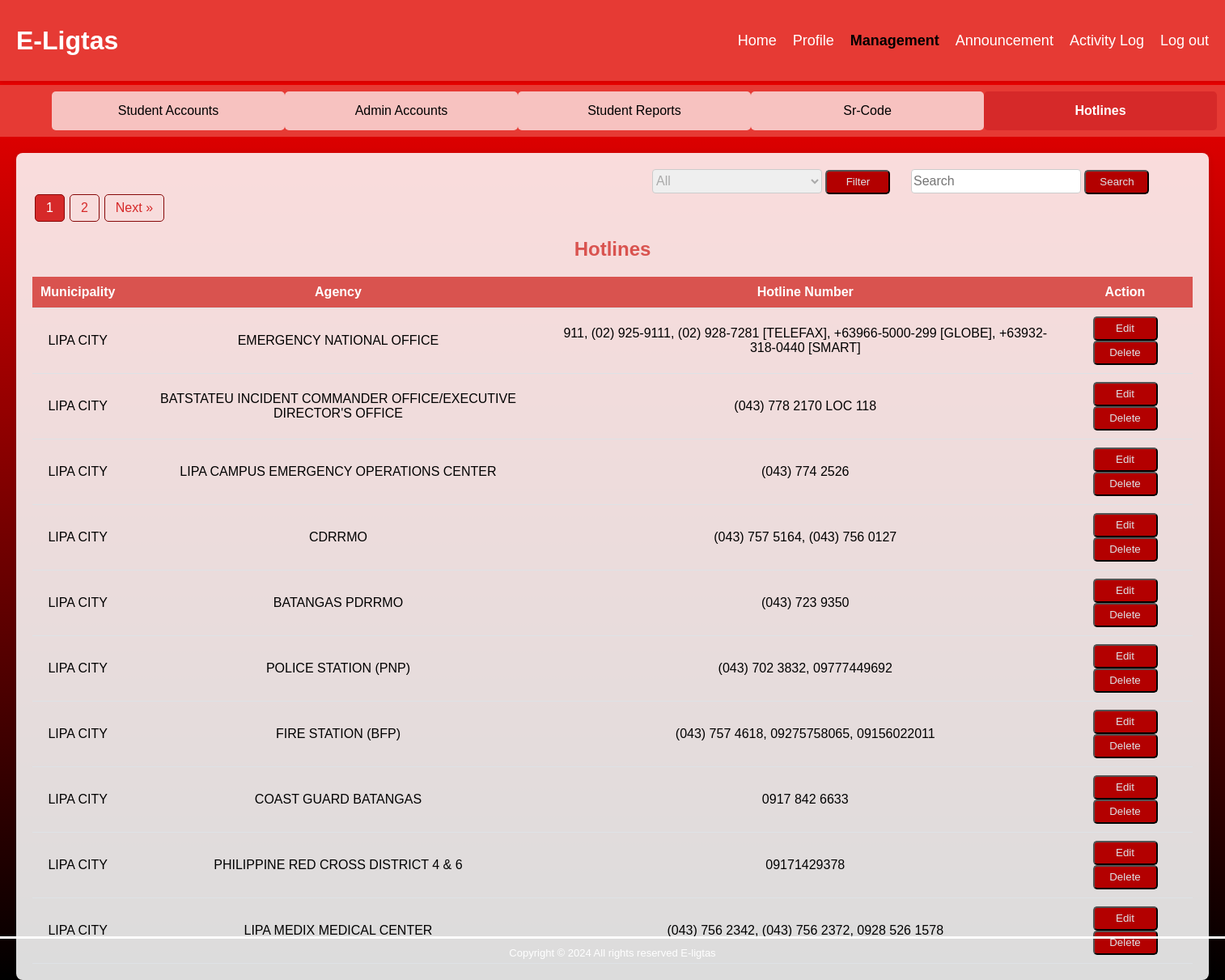
Page /hotline.php on the committed database.
### tables this page shows
CREATE TABLE `hotline` (
  `hotlineID` int(11) NOT NULL,
  `municipality` varchar(50) DEFAULT NULL,
  `agency` varchar(100) DEFAULT NULL,
  `hotlineNumber` varchar(250) DEFAULT NULL
);

### hotline.php (the view, shortened to what this page needs)
<?php
include 'db.php';
$itemsPerPage = 10;
$currentPage = isset($_GET['page']) ? (int)$_GET['page'] : 1;
$offset = ($currentPage - 1) * $itemsPerPage;
$municipality = isset($_GET['municipality']) ? $_GET['municipality'] : 'all';
$searchTerm = isset($_GET['searchTerm']) ? trim($_GET['searchTerm']) : '';
$countSql = "SELECT COUNT(*) AS total FROM hotline WHERE 1=1";
$stmt = mysqli_prepare($conn, $countSql);
mysqli_stmt_execute($stmt);
$result = mysqli_stmt_get_result($stmt);
$totalItems = mysqli_fetch_assoc($result)['total'];
$totalPages = ceil($totalItems / $itemsPerPage);
$dataSql = "SELECT * FROM hotline WHERE 1=1";
$params = [];
$dataSql .= " LIMIT ?, ?";
$params[] = $offset;
$params[] = $itemsPerPage;
$stmt = mysqli_prepare($conn, $dataSql);
if (!empty($params)) {
    $types = str_repeat("s", count($params) - 2) . "ii";
    mysqli_stmt_bind_param($stmt, $types, ...$params);
}
mysqli_stmt_execute($stmt);
$fetchResult = mysqli_stmt_get_result($stmt);
$hotlines = [];
if ($fetchResult && mysqli_num_rows($fetchResult) > 0) {
    while ($hotline = mysqli_fetch_assoc($fetchResult)) {
        $hotlines[] = $hotline;
    }
}
?>
<!DOCTYPE html>
<html lang="en">
<head>
    <link rel="stylesheet" href="https://cdnjs.cloudflare.com/ajax/libs/font-awesome/4.7.0/css/font-awesome.min.css">
    <link rel="stylesheet" href="style/management/srcode.css">
</head>
<body>
    <section>
        <nav class="navbar">
            <div class="navbar-brand-container" style="gap: 1rem;">
                <a class="navbar-brand" style="font-size: xx-large;" href="#">E-Ligtas</a>
            </div>
            <ul class="navbar-nav">
                <li class="nav-item"><a class="nav-link" href="adminDashboard.html">Home</a></li>
                <li class="nav-item"><a class="nav-link" href="adminProfile.html">Profile</a></li>
                <li class="nav-item"><a class="nav-link active" href="management.html">Management</a></li>
                <li class="nav-item"><a class="nav-link" href="announcement.html">Announcement</a></li>
                <li class="nav-item"><a class="nav-link" href="adminLog.html">Activity Log</a></li>
                <li class="nav-item"><a class="nav-link" href="" onclick="return confirmLogout()">Log out</a></li>
            </ul>
        </nav>
    </section>
    <center>
    <section class="management">
            <div><a class="link" href="studentAccounts.php">Student Accounts</a></div>
            <div><a class="link" href="adminAccounts.php">Admin Accounts</a></div>
            <div><a class="link" href="studentReports.php">Student Reports</a></div>
            <div><a class="link" href="srcode.php">Sr-Code</a></div>
            <div><a class="link active" href="hotline.php">Hotlines</a></div>
        </section>
    </center>
    <section class="main">
        <form class="form" method="GET" action="">
            <div class="form-group" style="width: 300px;">
                <select id="municipality" name="municipality" required>
                    <option value="all" <?php if ($municipality === 'all') echo 'selected'; ?>>All</option>
                </select>
                <button type="submit" name="filter">Filter</button>
            </div>
            <div class="form-group" style="width: 300px;">
                <input type="text" name="searchTerm" placeholder="Search" value="<?php echo htmlspecialchars($searchTerm); ?>">
                <button type="submit" name="search">Search</button>
            </div>
        </form>
        <div class="pagination">
            <?php
            $startPage = max(1, $currentPage - 1);
            $endPage = min($totalPages, $currentPage + 1);
            if ($currentPage === 1) {
                $endPage = min(2, $totalPages);
            } elseif ($currentPage === $totalPages) {
                $startPage = max(1, $totalPages - 1);
            }
            for ($i = $startPage; $i <= $endPage; $i++): ?>
                <a href="?page=<?php echo $i; ?>" class="<?php echo ($i === $currentPage) ? 'active' : ''; ?>">
                    <?php echo $i; ?>
                </a>
            <?php endfor; ?>
            <?php if ($currentPage < $totalPages): ?>
                <a href="?page=<?php echo $currentPage + 1; ?>">Next &raquo;</a>
            <?php endif; ?>
        </div>
        <h1>Hotlines</h1>
        <?php if (count($hotlines) > 0): ?>
            <table>
                <thead>
                    <tr>
                        <th>Municipality</th>
                        <th>Agency</th>
                        <th>Hotline Number</th>
                        <th>Action</th>
                    </tr>
                </thead>
                <tbody>
                    <?php foreach ($hotlines as $hotline): ?>
                        <tr>
                            <td><?php echo htmlspecialchars($hotline['municipality']); ?></td>
                            <td><?php echo htmlspecialchars($hotline['agency']); ?></td>
                            <td><?php echo htmlspecialchars($hotline['hotlineNumber']); ?></td>
                            <td>
                                <form action="editHotline.php" method="GET" style="display:inline;">
                                    <button type="submit">Edit</button>
                                </form>
                                <form action="deleteHotline.php" method="POST" style="display:inline;"
                                    onsubmit="return confirm('Are you sure you want to delete this hotline?');">
                                    <button type="submit">Delete</button>
                                </form>
                            </td>
                        </tr>
                    <?php endforeach; ?>
                </tbody>
            </table>
        <?php else: ?>
            <p>No Hotline found.</p>
        <?php endif; ?>
    </section>
    <center>
        <footer class="footer" style="text-align: center; padding: 1rem 0;">
            <hr style="height: 0.2rem; background-color: rgb(253, 253, 253); width: 100%; border: none; margin: auto;"/>
            <p style="color: rgb(255, 255, 255); margin: 10px 0; font-size: small;">
                Copyright &copy; 2024 All rights reserved E-ligtas
            </p>
        </footer>
    </center>
</body>
</html>

### style/management/srcode.css (style rules this page uses)
html, body { margin: 0; height: 100%; }
body { margin: 0; background: linear-gradient(to bottom, red, black); background-size: cover; background-position: center; background-repeat: no-repeat; background-attachment: fixed; font-family: Arial, Helvetica, sans-serif; }
.navbar { font-size: .2rem; color: #ffffff; height: 5rem; display: flex; justify-content: space-between; align-items: center; background-color: #e63a34; padding: 10px 20px; box-shadow: 0 2px 4px rgba(0, 0, 0, 0.1); }
.navbar-brand-container { display: flex; align-items: center; }
.navbar-brand { font-weight: bold; font-size: .5rem; color: #ffffff; text-decoration: none; }
.navbar-nav { list-style: none; margin: 0; padding: 0; display: flex; }
.nav-item { margin-left: 20px; }
.nav-link { font-size: large; color: #ffffff; position: relative; text-decoration: none; color: inherit; transition: background-color 0.3s ease, color 0.3s ease; }
.nav-link::after { content: ''; display: block; height: 2px; background-color: currentColor; position: absolute; left: 0; bottom: -5px; width: 0; transition: width 0.3s ease; }
.nav-link.active { color: black; font-weight: bold; border-radius: 5px; }
.footer { color: white; text-align: center; padding: 10px 0; position: absolute; left: 0; bottom: 0; width: 100%; }
.management { margin-top: .3rem; background-color:#e63a34; height: 4rem; display: flex; justify-content: space-between; align-items: center; padding: 0 4rem 0 4rem; }
.management a { display: flex; justify-content: center; align-items: center; background-color: #ffffffb0 ; gap: 1rem; height: 3rem; width: 18rem; margin: 0; padding: 0; text-decoration: none; color:#000000; border-radius: 5px; }
.main { margin: 20px; padding: 20px; background-color: rgba(255, 255, 255, 0.863); border-radius: 8px; box-shadow: 0 2px 10px rgba(0, 0, 0, 0.1); }
h1 { color: #d9534f; text-align: center; }
table { width: 100%; border-collapse: collapse; margin-top: 20px; }
th, td { padding: 10px; text-align: center; border-bottom: 1px solid #dee2e6; }
th { background-color: #d9534f; color: white; }
p { text-align: center; color: #d9534f; }
.link.active { background-color:#d62929; color: white; font-weight: bold; border-radius: 5px; }
button { color: #dee2e6; height: 30px; width: 80px; background-color: #b30000; border-radius: 5px; cursor: pointer; }
.form { display:flex; gap: 20px; align-items: center; justify-content: end; margin-right: 3rem; }
select, input { width: 70%; height: 30px; border: 1px solid #ccc; border-radius: 4px; box-sizing: border-box; font-size: medium; color: #aaa; }
.pagination { display: flex; justify-content: start; }
.pagination a { padding: 7px 13px; margin: 0 3px; text-decoration: none; color: #d62929; border: 1px solid #860808; border-radius: 5px; }
.pagination a.active { background-color:#d62929; color: white; }

### rows in the picture
hotline: municipality "LIPA CITY", agency "EMERGENCY NATIONAL OFFICE", hotlineNumber "911, (02) 925-9111, (02) 928-7281 [TELEFAX], +63966-5000-299 [GLOBE], +63932-318-0440 [SMART]"
hotline: municipality "LIPA CITY", agency "BATSTATEU INCIDENT COMMANDER OFFICE/EXECUTIVE DIRECTOR'S OFFICE", hotlineNumber "(043) 778 2170 LOC 118"
hotline: municipality "LIPA CITY", agency "LIPA CAMPUS EMERGENCY OPERATIONS CENTER", hotlineNumber "(043) 774 2526"
hotline: municipality "LIPA CITY", agency "CDRRMO", hotlineNumber "(043) 757 5164, (043) 756 0127"
hotline: municipality "LIPA CITY", agency "BATANGAS PDRRMO", hotlineNumber "(043) 723 9350"
hotline: municipality "LIPA CITY", agency "POLICE STATION (PNP)", hotlineNumber "(043) 702 3832, 09777449692"
hotline: municipality "LIPA CITY", agency "FIRE STATION (BFP)", hotlineNumber "(043) 757 4618, 09275758065, 09156022011"
hotline: municipality "LIPA CITY", agency "COAST GUARD BATANGAS", hotlineNumber "0917 842 6633"
hotline: municipality "LIPA CITY", agency "PHILIPPINE RED CROSS DISTRICT 4 & 6", hotlineNumber "09171429378"
hotline: municipality "LIPA CITY", agency "LIPA MEDIX MEDICAL CENTER", hotlineNumber "(043) 756 2342, (043) 756 2372, 0928 526 1578"
